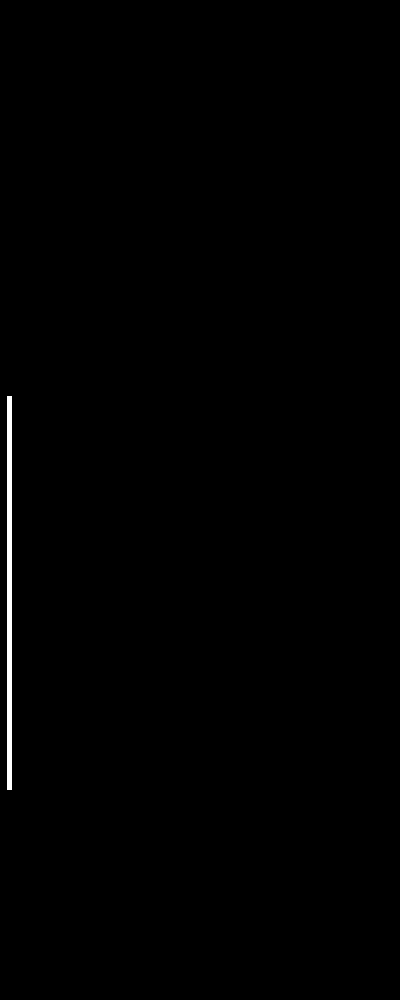
Frame 1 (no input)
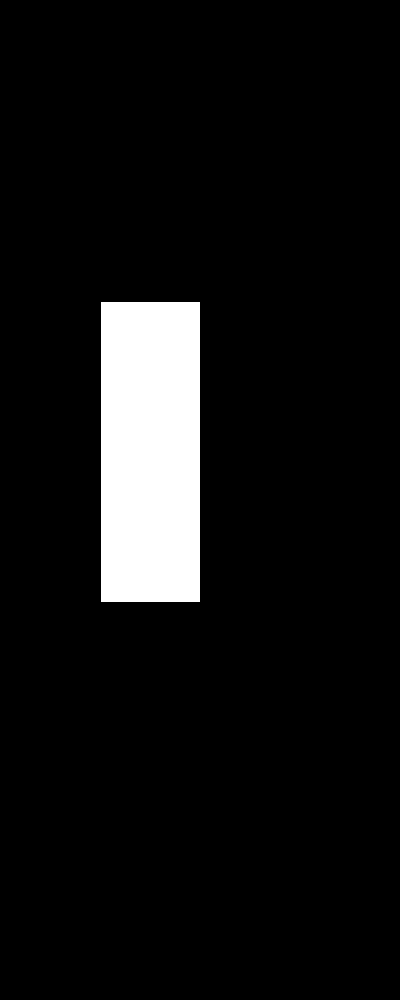
Frame 60 (the mouse pressed at the canvas centre just before this capture)
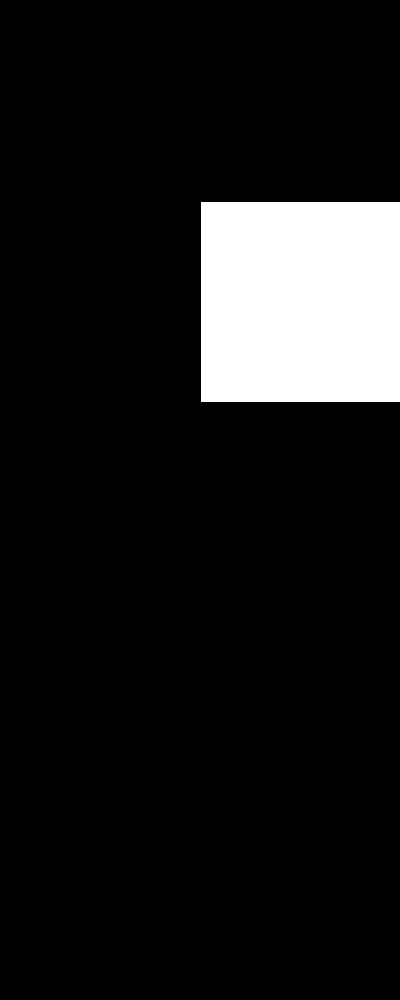
Frame 120 (the mouse held since frame 60 and released just before this capture)

The Processing sketch that drew these frames (run headless with seeded random() and noise(); from frame 60 on, the mouse is pressed at the canvas centre):

// Processing sketch: processing_135283
// ── processing_135283.pde

//Math 1 - Arithmetic, Functions
//Exercise #3
/*3. Explore the functions for constraining numbers. Use min() and 
max() to draw a regular pattern of lines from a sequence of 
irregular numbers. */

float x = 1;
float y = 400;

void setup() {
  size (400, 1000);
}

void draw () {
background (0);
  
  x=x+5;
  y= y-5;
float a = min(x, y); // Assign 5 to u
float b = max(x, y); // Assign -4 to y

  rect(a,b, a, b);
if (b> 400){
  y=400;
  x=1;
}

  println(a,b);
}
